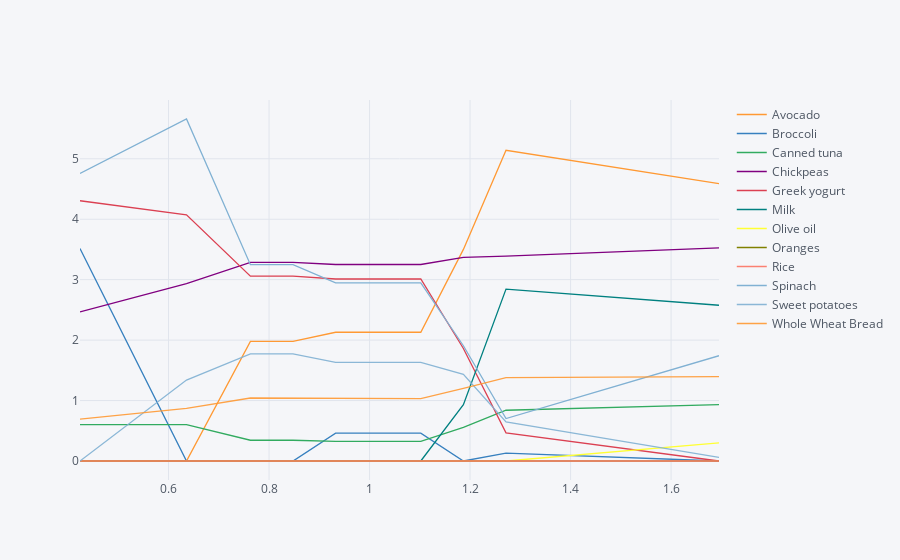

Here is the notebook cell this chart was saved with:
### Markdown cell above
We now run it for Berkeley, Fresno, and Greece markets respectively.

### Code cell
Diet_by_Place['BerkeleyBowl'].iplot()

### Figure 1 — Plotly figure (JSON) as saved in the notebook; plotly's stock layout.template omitted (floating-point values rounded to 4 significant figures)
{"data": [{"line": {"color": "rgba(255, 153, 51, 1.0)", "dash": "solid", "shape": "linear", "width": 1.3}, "mode": "lines", "name": "Avocado", "text": "", "type": "scatter", "x": [0.4238, 0.6358, 0.7629, 0.8477, 0.9324, 1.017, 1.102, 1.187, 1.272, 1.695], "y": [1.995e-08, 3.088e-08, 1.98, 1.98, 2.13, 2.13, 2.13, 3.501, 5.141, 4.588]}, {"line": {"color": "rgba(55, 128, 191, 1.0)", "dash": "solid", "shape": "linear", "width": 1.3}, "mode": "lines", "name": "Broccoli", "text": "", "type": "scatter", "x": [0.4238, 0.6358, 0.7629, 0.8477, 0.9324, 1.017, 1.102, 1.187, 1.272, 1.695], "y": [3.515, 1.093e-08, 5.738e-10, 1.445e-09, 0.4611, 0.4615, 0.4615, 1.649e-08, 0.1309, 9.612e-12]}, {"line": {"color": "rgba(50, 171, 96, 1.0)", "dash": "solid", "shape": "linear", "width": 1.3}, "mode": "lines", "name": "Canned tuna", "text": "", "type": "scatter", "x": [0.4238, 0.6358, 0.7629, 0.8477, 0.9324, 1.017, 1.102, 1.187, 1.272, 1.695], "y": [0.6033, 0.6002, 0.3437, 0.3437, 0.3245, 0.3245, 0.3245, 0.5571, 0.8395, 0.9339]}, {"line": {"color": "rgba(128, 0, 128, 1.0)", "dash": "solid", "shape": "linear", "width": 1.3}, "mode": "lines", "name": "Chickpeas", "text": "", "type": "scatter", "x": [0.4238, 0.6358, 0.7629, 0.8477, 0.9324, 1.017, 1.102, 1.187, 1.272, 1.695], "y": [2.468, 2.933, 3.285, 3.285, 3.251, 3.251, 3.251, 3.369, 3.39, 3.528]}, {"line": {"color": "rgba(219, 64, 82, 1.0)", "dash": "solid", "shape": "linear", "width": 1.3}, "mode": "lines", "name": "Greek yogurt", "text": "", "type": "scatter", "x": [0.4238, 0.6358, 0.7629, 0.8477, 0.9324, 1.017, 1.102, 1.187, 1.272, 1.695], "y": [4.306, 4.072, 3.058, 3.058, 3.011, 3.011, 3.011, 1.862, 0.4663, 5.315e-11]}, {"line": {"color": "rgba(0, 128, 128, 1.0)", "dash": "solid", "shape": "linear", "width": 1.3}, "mode": "lines", "name": "Milk", "text": "", "type": "scatter", "x": [0.4238, 0.6358, 0.7629, 0.8477, 0.9324, 1.017, 1.102, 1.187, 1.272, 1.695], "y": [4.999e-09, 1.401e-09, 1.799e-10, 8.018e-10, 1.022e-06, 2.588e-09, 1.492e-09, 0.9306, 2.844, 2.577]}, {"line": {"color": "rgba(255, 255, 51, 1.0)", "dash": "solid", "shape": "linear", "width": 1.3}, "mode": "lines", "name": "Olive oil", "text": "", "type": "scatter", "x": [0.4238, 0.6358, 0.7629, 0.8477, 0.9324, 1.017, 1.102, 1.187, 1.272, 1.695], "y": [5.523e-10, 1.699e-10, 2.557e-11, 8.247e-11, 1.692e-07, 3.371e-10, 1.474e-10, 3.124e-09, 2.438e-05, 0.2985]}, {"line": {"color": "rgba(128, 128, 0, 1.0)", "dash": "solid", "shape": "linear", "width": 1.3}, "mode": "lines", "name": "Oranges", "text": "", "type": "scatter", "x": [0.4238, 0.6358, 0.7629, 0.8477, 0.9324, 1.017, 1.102, 1.187, 1.272, 1.695], "y": [3.34e-09, 7.765e-10, 9.148e-11, 2.409e-10, 5.463e-07, 8.935e-10, 2.927e-10, 1.765e-09, 1.811e-06, 2.673e-10]}, {"line": {"color": "rgba(251, 128, 114, 1.0)", "dash": "solid", "shape": "linear", "width": 1.3}, "mode": "lines", "name": "Rice", "text": "", "type": "scatter", "x": [0.4238, 0.6358, 0.7629, 0.8477, 0.9324, 1.017, 1.102, 1.187, 1.272, 1.695], "y": [2.077e-09, 5.123e-10, 1.551e-10, 2.581e-09, 3.655e-05, 3.234e-08, 2.506e-09, 8.02e-09, 3.225e-06, 1.816e-09]}, {"line": {"color": "rgba(128, 177, 211, 1.0)", "dash": "solid", "shape": "linear", "width": 1.3}, "mode": "lines", "name": "Spinach", "text": "", "type": "scatter", "x": [0.4238, 0.6358, 0.7629, 0.8477, 0.9324, 1.017, 1.102, 1.187, 1.272, 1.695], "y": [4.757, 5.658, 3.248, 3.248, 2.946, 2.946, 2.946, 1.907, 0.7015, 1.742]}, {"line": {"color": "rgba(128, 177, 211, 0.8999999999999999)", "dash": "solid", "shape": "linear", "width": 1.3}, "mode": "lines", "name": "Sweet potatoes", "text": "", "type": "scatter", "x": [0.4238, 0.6358, 0.7629, 0.8477, 0.9324, 1.017, 1.102, 1.187, 1.272, 1.695], "y": [1.581e-07, 1.339, 1.774, 1.774, 1.631, 1.631, 1.631, 1.435, 0.6457, 0.05883]}, {"line": {"color": "rgba(255, 153, 51, 0.8999999999999999)", "dash": "solid", "shape": "linear", "width": 1.3}, "mode": "lines", "name": "Whole Wheat Bread", "text": "", "type": "scatter", "x": [0.4238, 0.6358, 0.7629, 0.8477, 0.9324, 1.017, 1.102, 1.187, 1.272, 1.695], "y": [0.6919, 0.872, 1.042, 1.042, 1.032, 1.032, 1.032, 1.203, 1.38, 1.396]}], "layout": {"legend": {"bgcolor": "#F5F6F9", "font": {"color": "#4D5663"}}, "paper_bgcolor": "#F5F6F9", "plot_bgcolor": "#F5F6F9", "title": {"font": {"color": "#4D5663"}}, "xaxis": {"gridcolor": "#E1E5ED", "showgrid": true, "tickfont": {"color": "#4D5663"}, "title": {"font": {"color": "#4D5663"}, "text": ""}, "zerolinecolor": "#E1E5ED"}, "yaxis": {"gridcolor": "#E1E5ED", "showgrid": true, "tickfont": {"color": "#4D5663"}, "title": {"font": {"color": "#4D5663"}, "text": ""}, "zerolinecolor": "#E1E5ED"}}}
